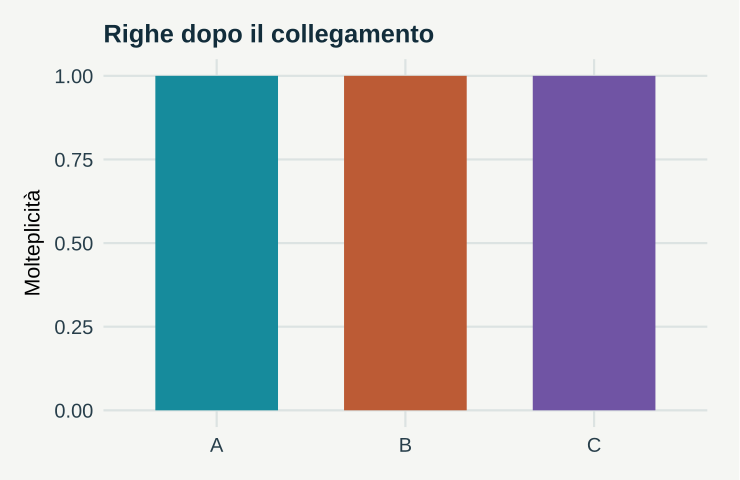

Here is the R script that generated this plot:
# GeoStat Lab — funzioni comuni. R >= 4.3; ggplot2 >= 3.4; jsonlite.
suppressPackageStartupMessages(library(ggplot2))
col_geo <- c('#168B9C','#BC5B35','#7054A4','#A17B19','#227864','#64748B')
theme_set(theme_minimal(base_size=17, base_family='sans') + theme(
  plot.background=element_rect(fill='#F5F6F3',colour=NA),
  panel.background=element_rect(fill='#F5F6F3',colour=NA),
  panel.grid.minor=element_blank(),panel.grid.major=element_line(colour='#DCE3E2'),
  plot.title=element_text(size=19,face='bold',colour='#122D3B'),
  plot.subtitle=element_text(size=13,colour='#405560',margin=margin(b=12)),
  axis.text=element_text(size=15,colour='#273E4A'),axis.title=element_text(size=16),
  legend.position='bottom',legend.title=element_blank(),legend.text=element_text(size=14),
  strip.text=element_text(size=15,face='bold'),plot.margin=margin(18,24,18,18)))
metric <- function(...) data.frame(grandezza=names(c(...)),valore=as.character(c(...)),check.names=FALSE)
f <- function(x,d=3) {out<-formatC(x,digits=d,format='fg');out[!is.finite(x)]<-'Non definito';out}
line_plot <- function(d,x='x',y='y',title='',xl=x,yl=y,group=NULL) {
 p<-ggplot(d,aes(x=.data[[x]],y=.data[[y]]))
 if(is.null(group)) p<-p+geom_line(colour=col_geo[1],linewidth=1.05) else p<-p+aes(colour=.data[[group]],group=.data[[group]])+geom_line(linewidth=1)+scale_colour_manual(values=col_geo)
 p+labs(title=title,x=xl,y=yl)
}
point_plot <- function(d,x='x',y='y',title='',xl=x,yl=y,group=NULL) {
 p<-ggplot(d,aes(x=.data[[x]],y=.data[[y]]))
 if(is.null(group))p<-p+geom_point(colour=col_geo[1],size=2.5,alpha=.8) else p<-p+aes(colour=.data[[group]])+geom_point(size=2.7,alpha=.85)+scale_colour_manual(values=col_geo)
 p+labs(title=title,x=xl,y=yl)
}
hist_plot<-function(x,title='',xl='Valore',bins=20)ggplot(data.frame(x=x),aes(x))+geom_histogram(bins=bins,fill=col_geo[1],colour='#F5F6F3')+labs(title=title,x=xl,y='Frequenza')
bar_plot<-function(d,x='gruppo',y='valore',title='',yl='Valore')ggplot(d,aes(x=.data[[x]],y=.data[[y]],fill=.data[[x]]))+geom_col(width=.65)+scale_fill_manual(values=rep(col_geo,length.out=length(unique(d[[x]])) ))+guides(fill='none')+labs(title=title,x=NULL,y=yl)
map_plot<-function(d,z='z',title='',xl='Est [km]',yl='Nord [km]')ggplot(d,aes(x,y,fill=.data[[z]]))+geom_raster()+coord_equal()+scale_fill_gradientn(colours=c('#153F56','#298C9C','#B8CDB2','#F1D889','#AD542F'))+labs(title=title,x=xl,y=yl)
acf_data<-function(x,lag=20){a<-acf(x,lag.max=min(lag,length(x)-1),plot=FALSE);data.frame(x=as.vector(a$lag)[-1],y=as.vector(a$acf)[-1])}
# AR(1), distribuzione marginale stazionaria N(0, 1).
ar_series<-function(n,rho){x<-numeric(n);x[1]<-rnorm(1);for(i in 2:n)x[i]<-rho*x[i-1]+sqrt(1-rho^2)*rnorm(1);x}
# Distanze euclidee in unità metriche già dichiarate; nessuna conversione implicita di CRS.
dist_cross<-function(a,b)sqrt(outer(a[,1],b[,1],'-')^2+outer(a[,2],b[,2],'-')^2)
# Predittore IDW: i punti coincidenti ricevono esattamente il valore osservato.
idw<-function(xy,z,new,power=2){dd<-dist_cross(new,xy);apply(dd,1,function(d)if(any(d<1e-10))mean(z[d<1e-10])else weighted.mean(z,d^(-power)))}
# CART didattico binario: divisioni assiali che minimizzano l'impurità di Gini.
cart_fit<-function(x,y,depth=2,minleaf=4){
 node<-list(p=mean(y),n=length(y));if(depth<1||length(unique(y))<2||length(y)<2*minleaf)return(node)
 best<-Inf
 for(j in seq_len(ncol(x))){v<-sort(unique(x[,j])); if(length(v)<2)next
  for(cut in (head(v,-1)+tail(v,-1))/2){left<-x[,j]<=cut;nl<-sum(left);nr<-sum(!left);if(min(nl,nr)<minleaf)next
   score<-nl*mean(y[left])*(1-mean(y[left]))+nr*mean(y[!left])*(1-mean(y[!left]))
   if(score<best){best<-score;node$j<-j;node$cut<-cut;split<-left}
  }
 }
 if(is.finite(best)){node$left<-cart_fit(x[split,,drop=FALSE],y[split],depth-1,minleaf);node$right<-cart_fit(x[!split,,drop=FALSE],y[!split],depth-1,minleaf)};node
}
cart_predict<-function(tree,x)apply(x,1,function(row){t<-tree;while(!is.null(t$j))t<-if(row[t$j]<=t$cut)t$left else t$right;t$p})

p <- list(duplicate = "no", seed = 17)
set.seed(p$seed)

a <- data.frame(stazione = c("A", "B", "C"), misura = c(2, 5, 9))

b <- data.frame(stazione = c("A", "B", "C"), quota = c(100, 200, 300))

if (p$duplicate == "yes") b <- rbind(b, data.frame(stazione = "B", quota = 210))

data <- merge(a, b, by = "stazione", all.x = TRUE)

plots <- list(bar_plot(data.frame(gruppo = names(table(data$stazione)), valore = as.numeric(table(data$stazione))), 
    title = "Righe dopo il collegamento", yl = "Molteplicità"))

metrics <- metric(`Righe iniziali` = nrow(a), `Righe finali` = nrow(data), `Media iniziale` = mean(a$misura), 
    `Media dopo join` = f(mean(data$misura)))
print(metrics,row.names=FALSE)
ggplot2::ggsave('m02-join-A.svg',plots[[1]],device=svglite::svglite,width=7.7,height=5.0,bg='#F8F6F1')
